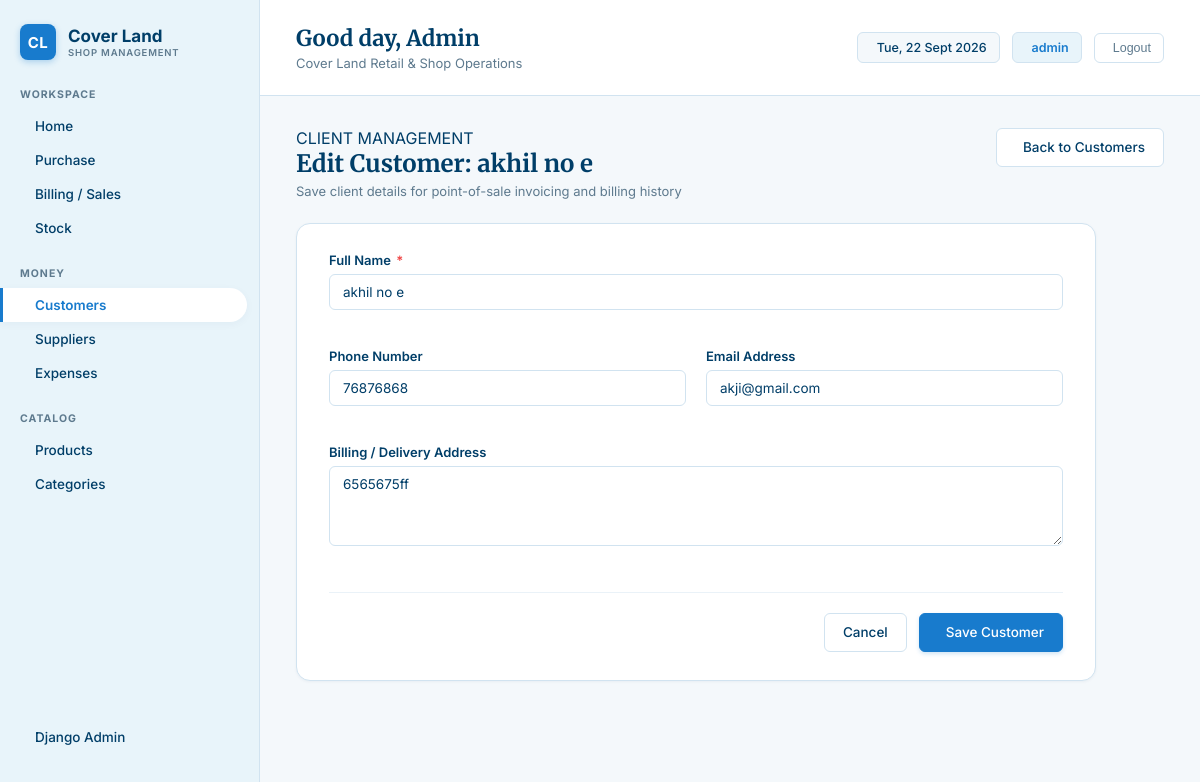
The page /customers/1/edit/ (signed in) on the database its author committed.
### superadmin/models.py (models this page shows, shortened)
class Customer(models.Model):
    name = models.CharField(max_length=150)
    phone = models.CharField(max_length=20, blank=True, null=True)
    email = models.EmailField(blank=True, null=True)
    address = models.TextField(blank=True, null=True)
    created_at = models.DateTimeField(default=timezone.now, blank=True)
    class Meta:
        ordering = ['name']

### superadmin/views/customers.py (the view)
# urls.py: path('customers/<int:pk>/edit/', views.CustomerUpdateView.as_view(), name='customer_update'),
class CustomerUpdateView(LoginRequiredMixin, SuccessMessageMixin, UpdateView):
    model = Customer
    form_class = CustomerForm
    template_name = 'customers/customer_form.html'
    success_url = reverse_lazy('customer_list')
    success_message = "Customer '%(name)s' was updated successfully."

### superadmin/forms/party_forms.py
class CustomerForm(forms.ModelForm):
    class Meta:
        model = Customer
        fields = ['name', 'phone', 'email', 'address']
        widgets = {
            'name': forms.TextInput(attrs={'class': 'form-control', 'placeholder': 'Full Name'}),
            'phone': forms.TextInput(attrs={'class': 'form-control', 'placeholder': '+1 234 567 8900'}),
            'email': forms.EmailInput(attrs={'class': 'form-control', 'placeholder': 'customer@example.com'}),
            'address': forms.Textarea(attrs={'class': 'form-control', 'rows': 2, 'placeholder': 'Delivery / Street Address'}),
        }

### templates/customers/customer_form.html (shortened to what this page needs)
{% extends 'base.html' %}
{% block content %}
<div class="page-header">
    <div class="page-title-group">
        <div class="section-title">CLIENT MANAGEMENT</div>
        <h1>{% if form.instance.pk %}Edit Customer: {{ form.instance.name }}{% else %}Add New Customer{% endif %}</h1>
        <p class="page-subtitle">Save client details for point-of-sale invoicing and billing history</p>
    </div>
    <div class="page-actions">
        <a href="{% url 'customer_list' %}" class="btn btn-secondary">
             Back to Customers
        </a>
    </div>
</div>
<div class="form-card">
    <form method="post" novalidate>
        <div class="form-grid">
            <div class="form-group form-col-full">
                <label class="form-label" for="{{ form.name.id_for_label }}">Full Name <span class="required">*</span></label>
                {{ form.name }}
            </div>
            <div class="form-group">
                <label class="form-label" for="{{ form.phone.id_for_label }}">Phone Number</label>
                {{ form.phone }}
            </div>
            <div class="form-group">
                <label class="form-label" for="{{ form.email.id_for_label }}">Email Address</label>
                {{ form.email }}
            </div>
            <div class="form-group form-col-full">
                <label class="form-label" for="{{ form.address.id_for_label }}">Billing / Delivery Address</label>
                {{ form.address }}
            </div>
        </div>
        <div class="form-actions">
            <a href="{% url 'customer_list' %}" class="btn btn-secondary">Cancel</a>
            <button type="submit" class="btn btn-primary">
                 Save Customer
            </button>
        </div>
    </form>
</div>
{% endblock %}

### templates/base.html (shortened to what this page needs)
{% load static %}
<!DOCTYPE html>
<html lang="en">
<head>
    <link rel="stylesheet" href="{% static 'css/styles.css' %}">
</head>
<body>
    <aside class="sidebar">
        <a href="{% url 'dashboard' %}" class="brand">
            <div class="brand-icon">CL</div>
            <div class="brand-text">
                <h1>Cover Land</h1>
                <p>SHOP MANAGEMENT</p>
            </div>
        </a>
        <div class="nav-section">
            <div class="nav-title">WORKSPACE</div>
            <ul class="nav-list">
                <li>
                    <a href="{% url 'dashboard' %}" class="nav-item {% if request.resolver_match.url_name == 'dashboard' %}active{% endif %}">
                         Home
                    </a>
                </li>
                <li>
                    <a href="{% url 'purchase_list' %}" class="nav-item {% if 'purchase' in request.resolver_match.url_name %}active{% endif %}">
                         Purchase
                    </a>
                </li>
                <li>
                    <a href="{% url 'sale_list' %}" class="nav-item {% if 'sale' in request.resolver_match.url_name %}active{% endif %}">
                         Billing / Sales
                    </a>
                </li>
                <li>
                    <a href="{% url 'stock_list' %}" class="nav-item {% if request.resolver_match.url_name == 'stock_list' %}active{% endif %}">
                         Stock
                    </a>
                </li>
            </ul>
        </div>
        <div class="nav-section">
            <div class="nav-title">MONEY</div>
            <ul class="nav-list">
                <li>
                    <a href="{% url 'customer_list' %}" class="nav-item {% if 'customer' in request.resolver_match.url_name %}active{% endif %}">
                         Customers
                    </a>
                </li>
                <li>
                    <a href="{% url 'supplier_list' %}" class="nav-item {% if 'supplier' in request.resolver_match.url_name %}active{% endif %}">
                         Suppliers
                    </a>
                </li>
                <li>
                    <a href="{% url 'expense_list' %}" class="nav-item {% if 'expense' in request.resolver_match.url_name %}active{% endif %}">
                         Expenses
                    </a>
                </li>
            </ul>
        </div>
        <div class="nav-section">
            <div class="nav-title">CATALOG</div>
            <ul class="nav-list">
                <li>
                    <a href="{% url 'product_list' %}" class="nav-item ">
                         Products
                    </a>
                </li>
                <li>
                    <a href="{% url 'category_list' %}" class="nav-item {% if 'category' in request.resolver_match.url_name %}active{% endif %}">
                         Categories
                    </a>
                </li>
            </ul>
        </div>
        <div class="nav-section" style="margin-top: auto;">
            <ul class="nav-list">
                <li>
                    <a href="{% url 'admin:index' %}" class="nav-item" target="_blank">
                         Django Admin
                    </a>
                </li>
            </ul>
        </div>
    </aside>
    <main class="main-content">
        <header class="topbar">
            <div class="greeting">
                <h2>Good day, {% if user.is_authenticated %}{{ user.username|title }}{% else %}Owner{% endif %}</h2>
                <p>Cover Land Retail & Shop Operations</p>
            </div>
            <div class="user-info">
                <div class="date-badge">
                     <span id="current-date"></span>
                </div>
                <div class="user-badge">
                     {% if user.is_authenticated %}{{ user.username }}{% else %}Admin{% endif %}
                </div>
                {% if user.is_authenticated %}
                <form action="{% url 'logout' %}" method="post" style="display: inline;">
                    <button type="submit" class="logout-btn" title="Sign Out">
                         Logout
                    </button>
                </form>
                {% endif %}
            </div>
        </header>
        <div class="dashboard-container">
            {% block content %}
            {% endblock %}
        </div>
    </main>
</body>
</html>

### rows shown on the page
Customer: instance.name "akhil no e", name "akhil no e", phone "76876868", email "akji@gmail.com", address "6565675ff"

### other values the page prints
{{ user.username|title }} "Admin"
{{ user.username }} "admin"
